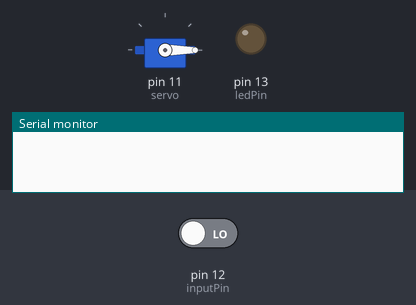
The sketch below on a simulated Arduino Uno, built with avr-gcc and run on an emulated ATmega328P. Shown: servo, output pins drawn as LEDs (lit = HIGH), the last lines printed to the serial monitor. The test bench sets the inputs (shaded band); at power-on: pin 12 (inputPin) LOW.

Above: at 2.7 s.
2.8 s: pin 12 (inputPin) driven HIGH
At 3.6 s:
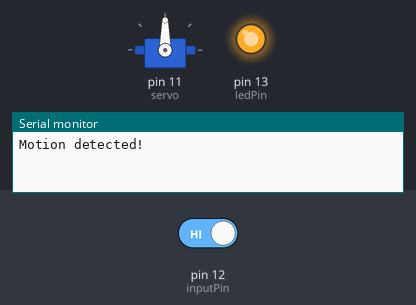
4.3 s: pin 12 (inputPin) driven LOW
At 4.7 s:
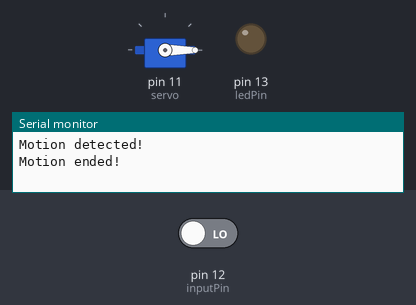
Timing chart, 0 to 7.3 s (numbered marks = the images above; inputs shaded):
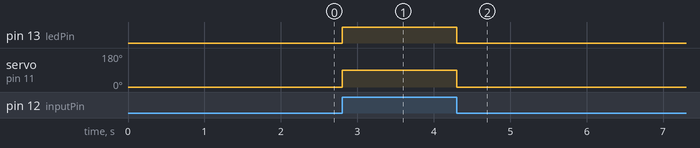

Measured:
- after the input at 2.8 s, pin 13 (ledPin): LOW → HIGH at once; servo on pin 11 (servo): 0° → 90° at once
- after the input at 4.3 s, pin 13 (ledPin): HIGH → LOW at once; servo on pin 11 (servo): 90° → 0° at once

The sketch:

250201007_hw2_part2.ino
```cpp
#include <Servo.h>

int ledPin = 13; // choose the pin for the LED
int inputPin = 12; // choose the input pin (for PIR sensor)
int pirState = LOW; // we start, assuming no motion detected
int val = 0; // variable for reading the pin status

Servo servo;

void setup() {
    pinMode(ledPin, OUTPUT);
    pinMode(inputPin, INPUT);

    servo.attach(11);
    servo.write(0);
    delay(500);
    delay(1000);

    Serial.begin(9600);
}

void loop() {
    val = digitalRead(inputPin); // read input value
    if (val == HIGH) { // check if the input is HIGH
        digitalWrite(ledPin, HIGH); // turn LED ON
        if (pirState == LOW) {
            // we have just turned on
            Serial.println("Motion detected!");

            servo.write(90);
            delay(500);
            delay(1000);

            pirState = HIGH;
        }
    } else {
        digitalWrite(ledPin, LOW); // turn LED OFF
        if (pirState == HIGH) {
            // we have just turned of
            Serial.println("Motion ended!");

            servo.write(0);
            delay(500);
            delay(1000);

            pirState = LOW;
        }
    }
}
```
